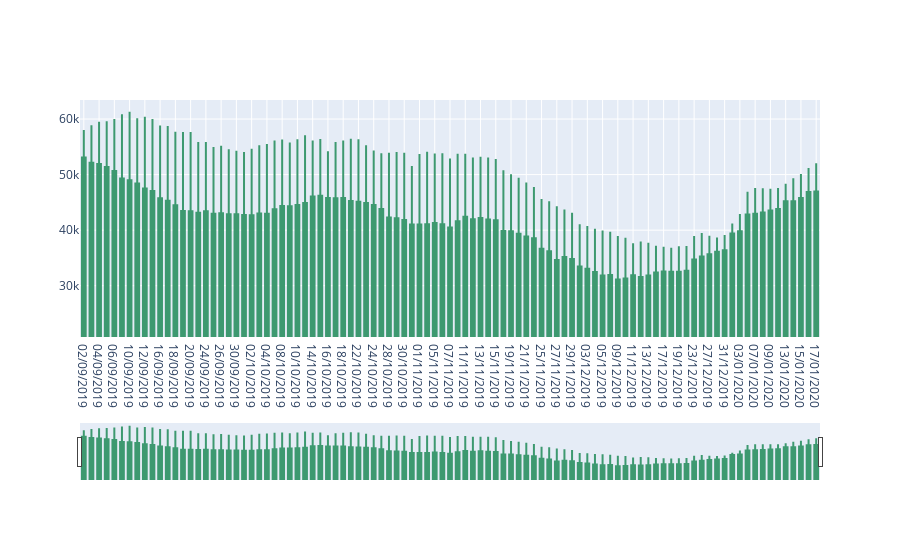

Notebook code cell kept with this figure:
### Code cell
import plotly.graph_objects as go
from datetime import datetime
fig = go.Figure(data=[go.Candlestick(x=data_pangan['Date'],
            open=data_pangan['Beras'],
            high=data_pangan['Telur Ayam'],
            low=data_pangan['Cabai Rawit'],
            close=data_pangan['Cabai Merah'])])
#print(df)
fig.show()
